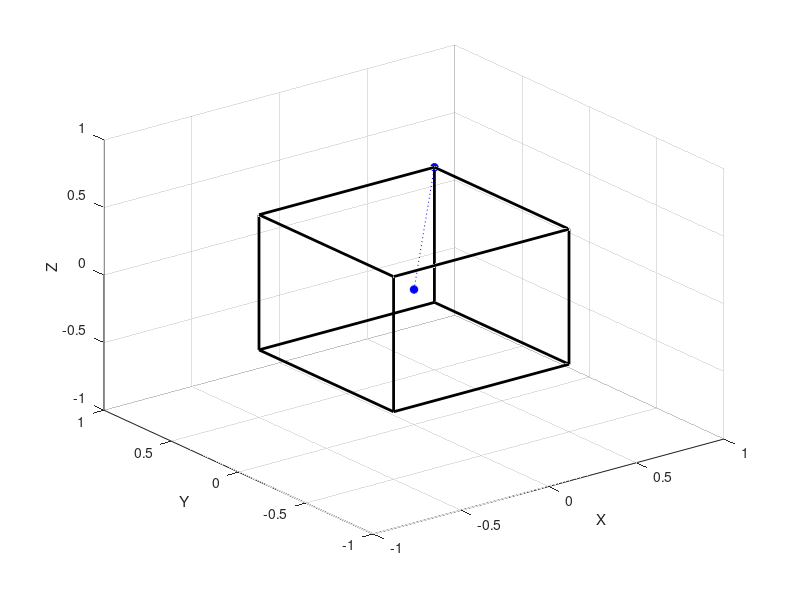

Here is the MATLAB script that generated this plot:
function box(center, extent, linestyle)

    if ~exist('linestyle', 'var') && exist('extent', 'var') && isletter(extent)
        % box(extent, linestyle)
        linestyle = extent;
        extent = center;
        center = [0, 0, 0];
    elseif exist('center', 'var') && ~exist('extent', 'var')
        % box(extent)
        extent = center;
        center = [0, 0, 0];
    elseif ~exist('center', 'var') && ~exist('extent', 'var')
        % box()
        extent = [0.5, 0.5, 0.5];
        center = [0, 0, 0];
    end
    
    if ~exist('linestyle', 'var') 
        linestyle = 'b:';
    end

    extent = abs(extent);
    axis_min = 2*(center-extent);
    axis_max = 2*(center+extent);
    max_pt = center+extent;

    btl = [ 
        center(1)-extent(1)
        center(2)+extent(2)
        center(3)+extent(3)
        ];
    btr = [ 
        center(1)+extent(1)
        center(2)+extent(2)
        center(3)+extent(3)
        ];
    
    bbl = [ 
        center(1)-extent(1)
        center(2)-extent(2)
        center(3)+extent(3)
        ];
    bbr = [ 
        center(1)+extent(1)
        center(2)-extent(2)
        center(3)+extent(3)
        ];
    
    
    
    ftl = [ 
        center(1)-extent(1)
        center(2)+extent(2)
        center(3)-extent(3)
        ];
    ftr = [ 
        center(1)+extent(1)
        center(2)+extent(2)
        center(3)-extent(3)
        ];
    
    fbl = [ 
        center(1)-extent(1)
        center(2)-extent(2)
        center(3)-extent(3)
        ];
    fbr = [ 
        center(1)+extent(1)
        center(2)-extent(2)
        center(3)-extent(3)
        ];

    % figure;
    plot3([btl(1) btr(1)], [btl(2) btr(2)], [btl(3) btr(3)], 'k', 'LineWidth', 2); hold on;
    plot3([ftl(1) ftr(1)], [ftl(2) ftr(2)], [ftl(3) ftr(3)], 'k', 'LineWidth', 2);
    plot3([bbl(1) bbr(1)], [bbl(2) bbr(2)], [bbl(3) bbr(3)], 'k', 'LineWidth', 2); hold on;
    plot3([fbl(1) fbr(1)], [fbl(2) fbr(2)], [fbl(3) fbr(3)], 'k', 'LineWidth', 2);
    
    plot3([ftl(1) fbl(1)], [ftl(2) fbr(2)], [ftl(3) fbr(3)], 'k', 'LineWidth', 2); hold on;
    plot3([ftr(1) fbr(1)], [ftr(2) fbr(2)], [ftr(3) fbr(3)], 'k', 'LineWidth', 2); hold on;
    plot3([btl(1) bbl(1)], [btl(2) bbr(2)], [btl(3) bbr(3)], 'k', 'LineWidth', 2); hold on;
    plot3([btr(1) bbr(1)], [btr(2) bbr(2)], [btr(3) bbr(3)], 'k', 'LineWidth', 2); hold on;
    
    plot3([fbl(1) bbl(1)], [fbl(2) bbl(2)], [fbl(3) bbl(3)], 'k', 'LineWidth', 2); hold on;
    plot3([fbr(1) bbr(1)], [fbr(2) bbr(2)], [fbr(3) bbr(3)], 'k', 'LineWidth', 2); hold on;
    plot3([ftl(1) btl(1)], [ftl(2) btl(2)], [ftl(3) btl(3)], 'k', 'LineWidth', 2); hold on;
    plot3([ftr(1) btr(1)], [ftr(2) btr(2)], [ftr(3) btr(3)], 'k', 'LineWidth', 2); hold on;
    
    h = plot3([center(1) max_pt(1)], [center(2) max_pt(2)], [center(3) max_pt(3)], linestyle);
    h2 = plot3(center(1), center(2), center(3), '*', 'LineWidth', 2);
    h3 = plot3(max_pt(1), max_pt(2), max_pt(3), '*', 'LineWidth', 2);
    set(h2, 'Color', get(h, 'Color'));
    set(h3, 'Color', get(h, 'Color'));
    
    axis([axis_min(1) axis_max(1) axis_min(2) axis_max(2) axis_min(3) axis_max(3)]);
    xlabel('X'); ylabel('Y'); zlabel('Z');
    grid on;
 
end